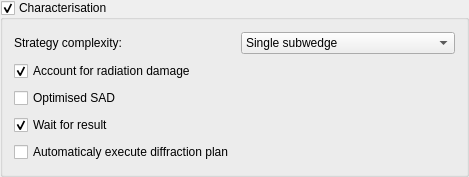
<?xml version="1.0" encoding="UTF-8"?>
<ui version="4.0">
 <class>CharacteriseSimpleWidgetVerticalLayout</class>
 <widget class="QWidget" name="CharacteriseSimpleWidgetVerticalLayout">
  <property name="geometry">
   <rect>
    <x>0</x>
    <y>0</y>
    <width>469</width>
    <height>177</height>
   </rect>
  </property>
  <property name="windowTitle">
   <string>CharacteriseWidgetVerticalSimple</string>
  </property>
  <layout class="QHBoxLayout">
   <property name="spacing">
    <number>0</number>
   </property>
   <property name="margin">
    <number>0</number>
   </property>
   <item>
    <layout class="QVBoxLayout">
     <property name="margin">
      <number>0</number>
     </property>
     <item>
      <widget class="QGroupBox" name="characterisation_gbox">
       <property name="sizePolicy">
        <sizepolicy hsizetype="Expanding" vsizetype="Expanding">
         <horstretch>0</horstretch>
         <verstretch>0</verstretch>
        </sizepolicy>
       </property>
       <property name="acceptDrops">
        <bool>false</bool>
       </property>
       <property name="title">
        <string>Characterisation</string>
       </property>
       <property name="checkable">
        <bool>true</bool>
       </property>
       <layout class="QGridLayout" name="gridLayout_2">
        <item row="1" column="0">
         <widget class="QCheckBox" name="account_rad_dmg_cbx">
          <property name="text">
           <string>Account for radiation damage</string>
          </property>
          <property name="checked">
           <bool>true</bool>
          </property>
         </widget>
        </item>
        <item row="0" column="1">
         <widget class="QComboBox" name="start_comp_cbox">
          <item>
           <property name="text">
            <string>Single subwedge</string>
           </property>
          </item>
          <item>
           <property name="text">
            <string>Few subwedges</string>
           </property>
          </item>
          <item>
           <property name="text">
            <string>Many subwedges</string>
           </property>
          </item>
         </widget>
        </item>
        <item row="0" column="0">
         <widget class="QLabel" name="strat_comp_label">
          <property name="text">
           <string>Strategy complexity:</string>
          </property>
          <property name="wordWrap">
           <bool>false</bool>
          </property>
         </widget>
        </item>
        <item row="2" column="0">
         <widget class="QCheckBox" name="optimised_sad_cbx">
          <property name="text">
           <string>Optimised SAD</string>
          </property>
         </widget>
        </item>
        <item row="3" column="0">
         <widget class="QCheckBox" name="wait_result_cbx">
          <property name="text">
           <string>Wait for result</string>
          </property>
          <property name="checked">
           <bool>true</bool>
          </property>
         </widget>
        </item>
        <item row="4" column="0">
         <widget class="QCheckBox" name="execute_plan_cbx">
          <property name="text">
           <string>Automaticaly execute diffraction plan</string>
          </property>
         </widget>
        </item>
       </layout>
      </widget>
     </item>
    </layout>
   </item>
  </layout>
 </widget>
 <layoutdefault spacing="6" margin="11"/>
 <pixmapfunction>qPixmapFromMimeSource</pixmapfunction>
 <resources/>
 <connections/>
</ui>
